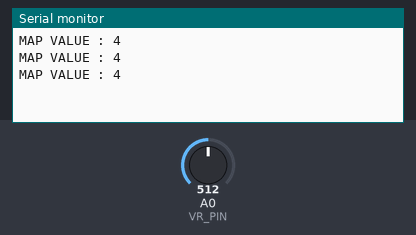
Bench run of a sketch on a simulated Arduino Uno, built with avr-gcc and run on an emulated ATmega328P. Parts: the last lines printed to the serial monitor. Inputs (shaded band) come from the test bench; at power-on: A0 (VR_PIN) = 512.

Above: at 1.3 s.
1.4 s: A0 (VR_PIN) set to 716
At 1.9 s:
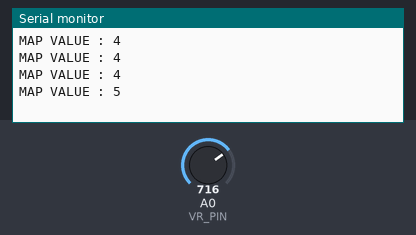
2.9 s: A0 (VR_PIN) set to 900
At 3.4 s:
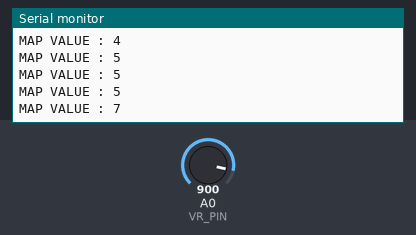
Timing chart, 0 to 5.9 s (numbered marks = the images above; inputs shaded):
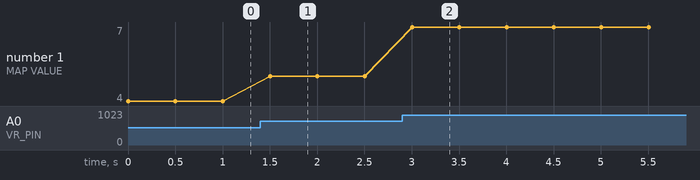

The sketch:

EQUALIZER_SIMUL.ino
```cpp
const uint8_t VR_PIN{A0};
const uint8_t LEDS[] {21U, 22U, 23U, 24U, 25U, 26U, 27U, 28U};

void setup() {
  // put your setup code here, to run once:
  pinMode(VR_PIN, INPUT);
  for(auto PIN:LEDS){
    pinMode(PIN, OUTPUT);
  }
  Serial.begin(115200UL);

}

void loop() {
  // put your main code here, to run repeatedly:
  // 초기화
  for(auto PIN:LEDS){
    digitalWrite(PIN, LOW);
  }
  int vr_value = analogRead(VR_PIN);
  int mapped_value=map(vr_value, 0, 1023, 0,8);
  Serial.print("MAP VALUE : ");
  Serial.println(mapped_value);
  for(int i=0;i<mapped_value;i++){
    digitalWrite(LEDS[i], HIGH);
  }

  delay(500UL);
}
```

Measured:
- after the input at 1.4 s, the serial monitor: prints a new line after 0.10 s (image 1)
- after the input at 2.9 s, the serial monitor: prints a new line after 0.10 s (image 2)
- plotted number 1: 4 → 5 after the input at 1.4 s, 5 → 7 after the input at 2.9 s
